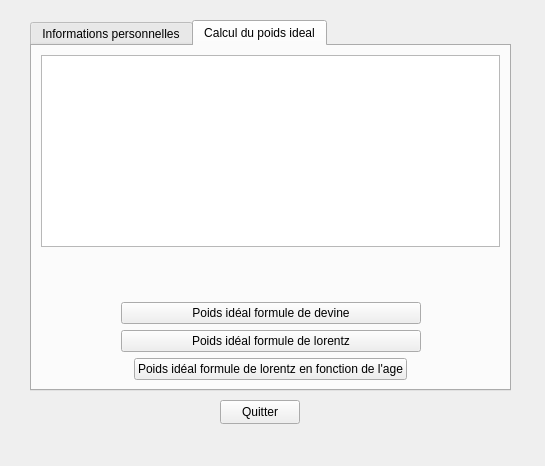
<?xml version="1.0" encoding="UTF-8"?>
<ui version="4.0">
 <class>Dietetique</class>
 <widget class="QWidget" name="Dietetique">
  <property name="geometry">
   <rect>
    <x>0</x>
    <y>0</y>
    <width>545</width>
    <height>466</height>
   </rect>
  </property>
  <property name="minimumSize">
   <size>
    <width>545</width>
    <height>466</height>
   </size>
  </property>
  <property name="maximumSize">
   <size>
    <width>545</width>
    <height>466</height>
   </size>
  </property>
  <property name="windowTitle">
   <string>Calcul du poids idéal</string>
  </property>
  <widget class="QTabWidget" name="tabWidget">
   <property name="geometry">
    <rect>
     <x>30</x>
     <y>20</y>
     <width>481</width>
     <height>371</height>
    </rect>
   </property>
   <property name="currentIndex">
    <number>1</number>
   </property>
   <widget class="QWidget" name="tab">
    <attribute name="title">
     <string>Informations personnelles</string>
    </attribute>
    <widget class="QWidget" name="horizontalLayoutWidget_4">
     <property name="geometry">
      <rect>
       <x>130</x>
       <y>140</y>
       <width>211</width>
       <height>29</height>
      </rect>
     </property>
     <layout class="QHBoxLayout" name="horizontalLayout_4">
      <item>
       <widget class="QLabel" name="label_2">
        <property name="text">
         <string>Age</string>
        </property>
       </widget>
      </item>
      <item>
       <widget class="QSpinBox" name="spinBoxAge">
        <property name="layoutDirection">
         <enum>Qt::LeftToRight</enum>
        </property>
        <property name="autoFillBackground">
         <bool>false</bool>
        </property>
        <property name="alignment">
         <set>Qt::AlignRight|Qt::AlignTrailing|Qt::AlignVCenter</set>
        </property>
        <property name="buttonSymbols">
         <enum>QAbstractSpinBox::UpDownArrows</enum>
        </property>
        <property name="suffix">
         <string/>
        </property>
        <property name="minimum">
         <number>1</number>
        </property>
        <property name="maximum">
         <number>200</number>
        </property>
       </widget>
      </item>
     </layout>
    </widget>
    <widget class="QWidget" name="horizontalLayoutWidget_5">
     <property name="geometry">
      <rect>
       <x>130</x>
       <y>170</y>
       <width>211</width>
       <height>31</height>
      </rect>
     </property>
     <layout class="QHBoxLayout" name="horizontalLayout_5">
      <item>
       <widget class="QLabel" name="label_3">
        <property name="text">
         <string>Poids (kg)</string>
        </property>
       </widget>
      </item>
      <item>
       <widget class="QDoubleSpinBox" name="doubleSpinBoxPoids">
        <property name="alignment">
         <set>Qt::AlignRight|Qt::AlignTrailing|Qt::AlignVCenter</set>
        </property>
        <property name="minimum">
         <double>15.000000000000000</double>
        </property>
        <property name="maximum">
         <double>300.000000000000000</double>
        </property>
        <property name="singleStep">
         <double>0.100000000000000</double>
        </property>
       </widget>
      </item>
     </layout>
    </widget>
    <widget class="QWidget" name="horizontalLayoutWidget_6">
     <property name="geometry">
      <rect>
       <x>130</x>
       <y>200</y>
       <width>211</width>
       <height>31</height>
      </rect>
     </property>
     <layout class="QHBoxLayout" name="horizontalLayout_6">
      <item>
       <widget class="QLabel" name="label_5">
        <property name="text">
         <string>Taille (m)</string>
        </property>
       </widget>
      </item>
      <item>
       <widget class="QDoubleSpinBox" name="doubleSpinBoxTaille">
        <property name="alignment">
         <set>Qt::AlignRight|Qt::AlignTrailing|Qt::AlignVCenter</set>
        </property>
        <property name="minimum">
         <double>0.500000000000000</double>
        </property>
        <property name="maximum">
         <double>3.000000000000000</double>
        </property>
        <property name="singleStep">
         <double>0.010000000000000</double>
        </property>
       </widget>
      </item>
     </layout>
    </widget>
    <widget class="QWidget" name="horizontalLayoutWidget">
     <property name="geometry">
      <rect>
       <x>130</x>
       <y>30</y>
       <width>211</width>
       <height>41</height>
      </rect>
     </property>
     <layout class="QHBoxLayout" name="horizontalLayout">
      <item>
       <widget class="QLabel" name="labelNom">
        <property name="text">
         <string>Nom</string>
        </property>
       </widget>
      </item>
      <item>
       <widget class="QLineEdit" name="lineEditNom"/>
      </item>
     </layout>
    </widget>
    <widget class="QWidget" name="horizontalLayoutWidget_2">
     <property name="geometry">
      <rect>
       <x>130</x>
       <y>70</y>
       <width>211</width>
       <height>31</height>
      </rect>
     </property>
     <layout class="QHBoxLayout" name="horizontalLayout_2">
      <item>
       <widget class="QLabel" name="labelPrenom">
        <property name="text">
         <string>Prénom</string>
        </property>
       </widget>
      </item>
      <item>
       <widget class="QLineEdit" name="lineEditPrenom"/>
      </item>
     </layout>
    </widget>
    <widget class="QWidget" name="horizontalLayoutWidget_3">
     <property name="geometry">
      <rect>
       <x>130</x>
       <y>100</y>
       <width>211</width>
       <height>41</height>
      </rect>
     </property>
     <layout class="QHBoxLayout" name="horizontalLayout_3">
      <item>
       <widget class="QLabel" name="label">
        <property name="text">
         <string>Sexe</string>
        </property>
       </widget>
      </item>
      <item>
       <widget class="QRadioButton" name="radioButtonFemme">
        <property name="text">
         <string>Femme</string>
        </property>
       </widget>
      </item>
      <item>
       <widget class="QRadioButton" name="radioButtonHomme">
        <property name="text">
         <string>Homme</string>
        </property>
       </widget>
      </item>
     </layout>
    </widget>
    <widget class="QPushButton" name="pushButtonSuite">
     <property name="geometry">
      <rect>
       <x>190</x>
       <y>240</y>
       <width>80</width>
       <height>24</height>
      </rect>
     </property>
     <property name="text">
      <string>Suite</string>
     </property>
    </widget>
   </widget>
   <widget class="QWidget" name="tab_2">
    <attribute name="title">
     <string>Calcul du poids ideal</string>
    </attribute>
    <layout class="QVBoxLayout" name="verticalLayout_2">
     <item>
      <widget class="QTextEdit" name="textEditAfficheur"/>
     </item>
     <item>
      <spacer name="verticalSpacer">
       <property name="orientation">
        <enum>Qt::Vertical</enum>
       </property>
       <property name="sizeHint" stdset="0">
        <size>
         <width>20</width>
         <height>33</height>
        </size>
       </property>
      </spacer>
     </item>
     <item>
      <layout class="QHBoxLayout" name="horizontalLayout_15">
       <item>
        <spacer name="horizontalSpacer">
         <property name="orientation">
          <enum>Qt::Horizontal</enum>
         </property>
         <property name="sizeHint" stdset="0">
          <size>
           <width>40</width>
           <height>20</height>
          </size>
         </property>
        </spacer>
       </item>
       <item>
        <widget class="QPushButton" name="pushButtonDevine">
         <property name="minimumSize">
          <size>
           <width>300</width>
           <height>0</height>
          </size>
         </property>
         <property name="text">
          <string>Poids idéal formule de devine</string>
         </property>
        </widget>
       </item>
       <item>
        <spacer name="horizontalSpacer_2">
         <property name="orientation">
          <enum>Qt::Horizontal</enum>
         </property>
         <property name="sizeHint" stdset="0">
          <size>
           <width>40</width>
           <height>20</height>
          </size>
         </property>
        </spacer>
       </item>
      </layout>
     </item>
     <item>
      <layout class="QHBoxLayout" name="horizontalLayout_16">
       <item>
        <spacer name="horizontalSpacer_3">
         <property name="orientation">
          <enum>Qt::Horizontal</enum>
         </property>
         <property name="sizeHint" stdset="0">
          <size>
           <width>40</width>
           <height>20</height>
          </size>
         </property>
        </spacer>
       </item>
       <item>
        <widget class="QPushButton" name="pushButtonLorentz">
         <property name="minimumSize">
          <size>
           <width>300</width>
           <height>0</height>
          </size>
         </property>
         <property name="text">
          <string>Poids idéal formule de lorentz</string>
         </property>
        </widget>
       </item>
       <item>
        <spacer name="horizontalSpacer_4">
         <property name="orientation">
          <enum>Qt::Horizontal</enum>
         </property>
         <property name="sizeHint" stdset="0">
          <size>
           <width>40</width>
           <height>20</height>
          </size>
         </property>
        </spacer>
       </item>
      </layout>
     </item>
     <item>
      <layout class="QHBoxLayout" name="horizontalLayout_18">
       <item>
        <spacer name="horizontalSpacer_5">
         <property name="orientation">
          <enum>Qt::Horizontal</enum>
         </property>
         <property name="sizeHint" stdset="0">
          <size>
           <width>40</width>
           <height>20</height>
          </size>
         </property>
        </spacer>
       </item>
       <item>
        <widget class="QPushButton" name="pushButtonLorentzAge">
         <property name="text">
          <string>Poids idéal formule de lorentz en fonction de l'age</string>
         </property>
        </widget>
       </item>
       <item>
        <spacer name="horizontalSpacer_6">
         <property name="orientation">
          <enum>Qt::Horizontal</enum>
         </property>
         <property name="sizeHint" stdset="0">
          <size>
           <width>40</width>
           <height>20</height>
          </size>
         </property>
        </spacer>
       </item>
      </layout>
     </item>
    </layout>
   </widget>
  </widget>
  <widget class="QPushButton" name="pushButton">
   <property name="geometry">
    <rect>
     <x>220</x>
     <y>400</y>
     <width>80</width>
     <height>24</height>
    </rect>
   </property>
   <property name="text">
    <string>Quitter</string>
   </property>
  </widget>
 </widget>
 <resources/>
 <connections/>
</ui>
